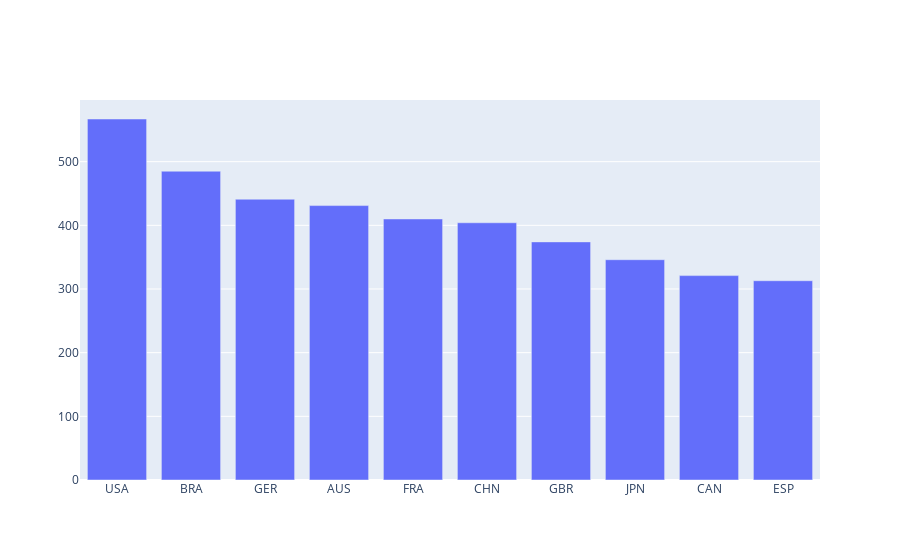

The notebook cell this image was saved under:
### Code cell
fig = go.Figure()
fig.add_trace(go.Bar(x=df_top10['nationality'], y=df_top10['size']))
fig.show()

### Figure 1 — Plotly figure (JSON) as saved in the notebook; plotly's stock layout.template omitted (floating-point values rounded to 4 significant figures)
{"data": [{"type": "bar", "x": ["USA", "BRA", "GER", "AUS", "FRA", "CHN", "GBR", "JPN", "CAN", "ESP"], "y": [567, 485, 441, 431, 410, 404, 374, 346, 321, 313]}], "layout": {}}
